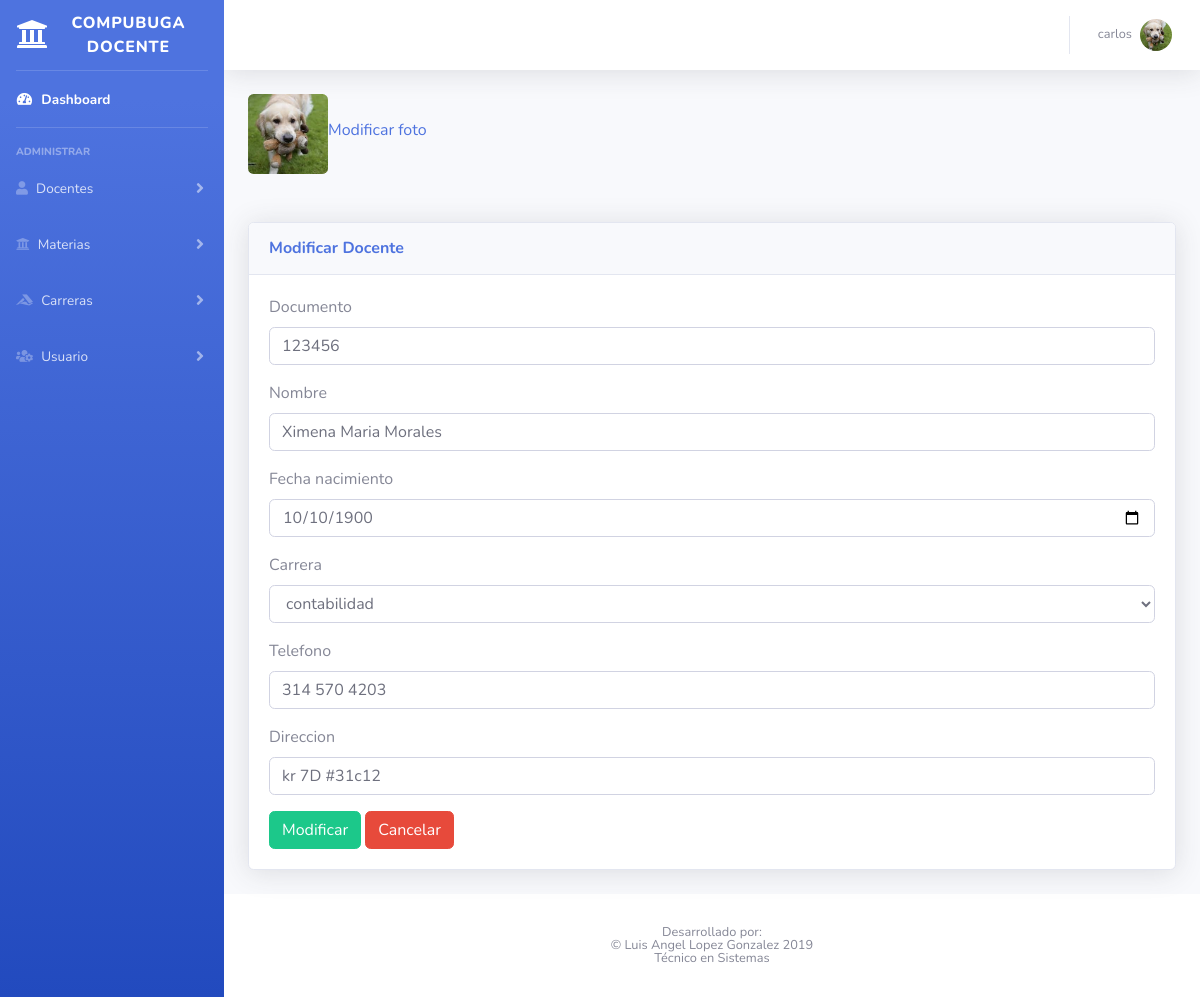
The app's page /docente/docenteModificarVista.php?id=10 (signed in), older data.
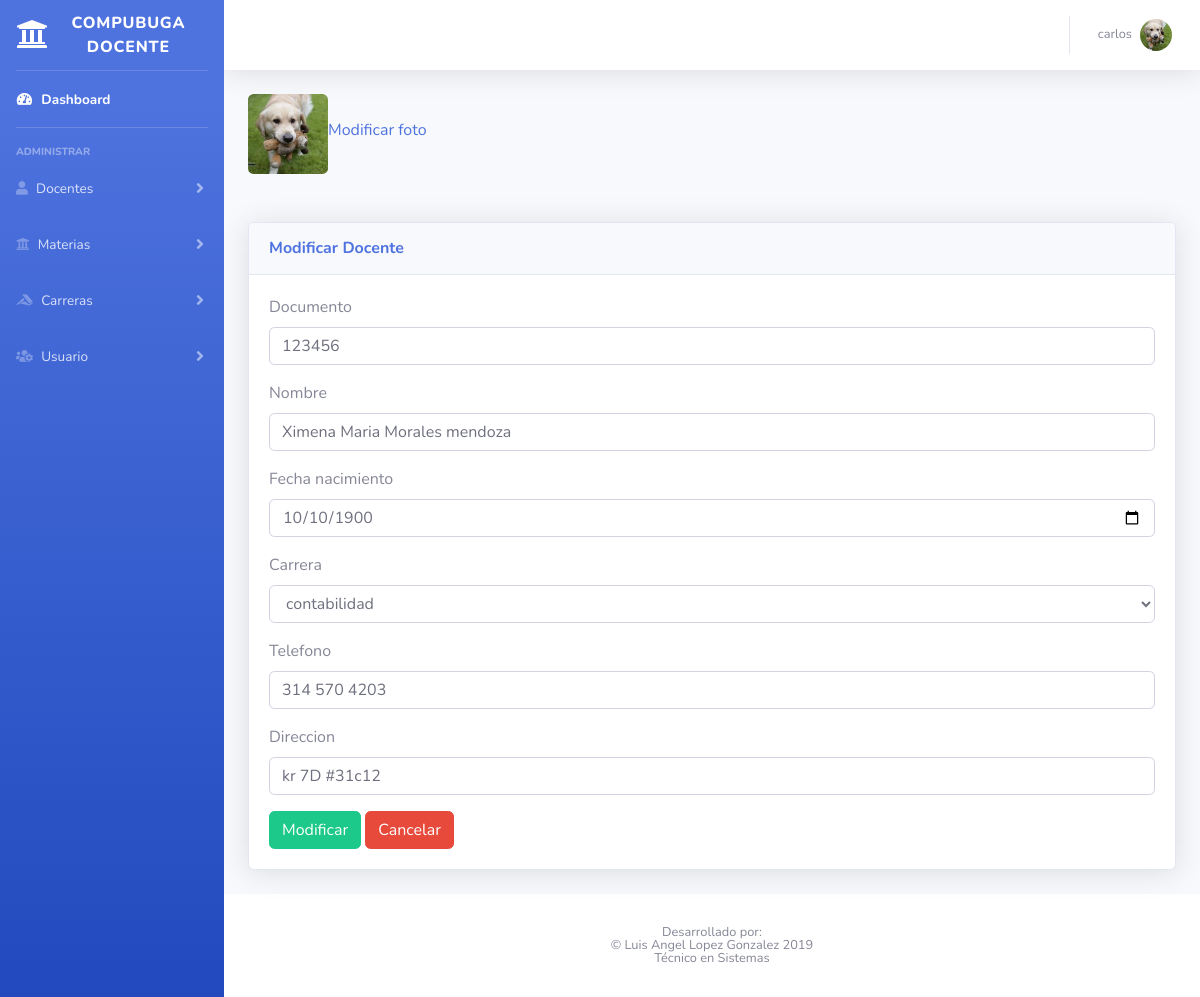
The same page, newer data.
### tables this page shows
CREATE TABLE `docentes` (
  `id` int(11) NOT NULL,
  `nombre` varchar(100) NOT NULL,
  `carrera` varchar(100) NOT NULL,
  `telefono` varchar(20) NOT NULL,
  `foto` varchar(500) NOT NULL,
  `documento` varchar(10) NOT NULL,
  `fecha` date NOT NULL,
  `direccion` varchar(50) NOT NULL
);

### docente/docenteModelo.php (called while the page is built, shortened)
<?php
include_once '../conexion.php';
class docenteModelo {
    function mostrar($id) {
        global $link;
        $consulta = "SELECT * FROM `docentes` WHERE id = $id";
        $query = mysqli_query($link, $consulta);
        return $query;
    }
}
?>

### docente/docenteModificarVista.php (the view, shortened to what the changed rows need)
<?php
$id = filter_input(INPUT_GET, 'id');
include_once "docenteModelo.php";
$docenteModelo = new docenteModelo();
$result = $docenteModelo->mostrar($id);
while ($fila = mysqli_fetch_array($result)) {
    if ($fila != NULL) {
        $nombre = $fila['nombre'];
        $documento = $fila['documento'];
        $fecha = $fila['fecha'];
        $direccion = $fila['direccion'];
        $telefono = $fila['telefono'];
        $foto = $fila['foto'];
    }
}
?>
<!DOCTYPE html>
<html lang="en">
    <head>
        <link href="../vendor/fontawesome-free/css/all.min.css" rel="stylesheet" type="text/css">
        <link href="../css/sb-admin-2.min.css" rel="stylesheet">
    </head>
    <body id="page-top">
        <div id="wrapper">
            <div id="content-wrapper" class="d-flex flex-column">
                <div id="content">
                    <div class="container">
                        <div style="margin-bottom: 80px;">
                            <div class="form-group">
                                <img src="<?php echo $foto; ?>" class="rounded float-left" width="80" height="80" >
                                <br>
                                <a href="<?php echo 'modificarFotoDocenteVista.php?id='.$id; ?>">Modificar foto</a>
                                <br>
                            </div>
                        </div>
                        <div class="card shadow mb-4">
                            <div class="card-body">
                                <form action="docenteModificarControlador.php" method="post" enctype="multipart/form-data">
                                    <div class="form-group">
                                        <label for="">Documento</label>
                                        <input type="text" value="<?php echo $documento; ?>" class="form-control" name="documento" required="">
                                    </div>
                                    <div class="form-group">
                                        <label for="">Nombre</label>
                                        <input type="text" value="<?php echo $nombre; ?>" class="form-control" name="nombre" required="">
                                    </div>
                                    <div class="form-group">
                                        <label for="">Fecha nacimiento</label>
                                        <input type="date" value="<?php echo $fecha; ?>" class="form-control" name="fecha" required="">
                                    </div>
                                    <div class="form-group">
                                        <label for="">Telefono</label>
                                        <input type="text" class="form-control" value="<?php echo $telefono; ?>" name="telefono" required="">
                                    </div>
                                    <div class="form-group">
                                        <label for="">Direccion</label>
                                        <input type="text" class="form-control" name="direccion" value="<?php echo $direccion; ?>" required="">
                                    </div>
                                </form>
                            </div>
                        </div>
                    </div>
                </div>
            </div>
        </div>
    </body>
</html>

Row changes from the older to the newer data that the page shows:
changed docentes "kr 7D #31c12": nombre "Ximena Maria Morales" → "Ximena Maria Morales mendoza"
